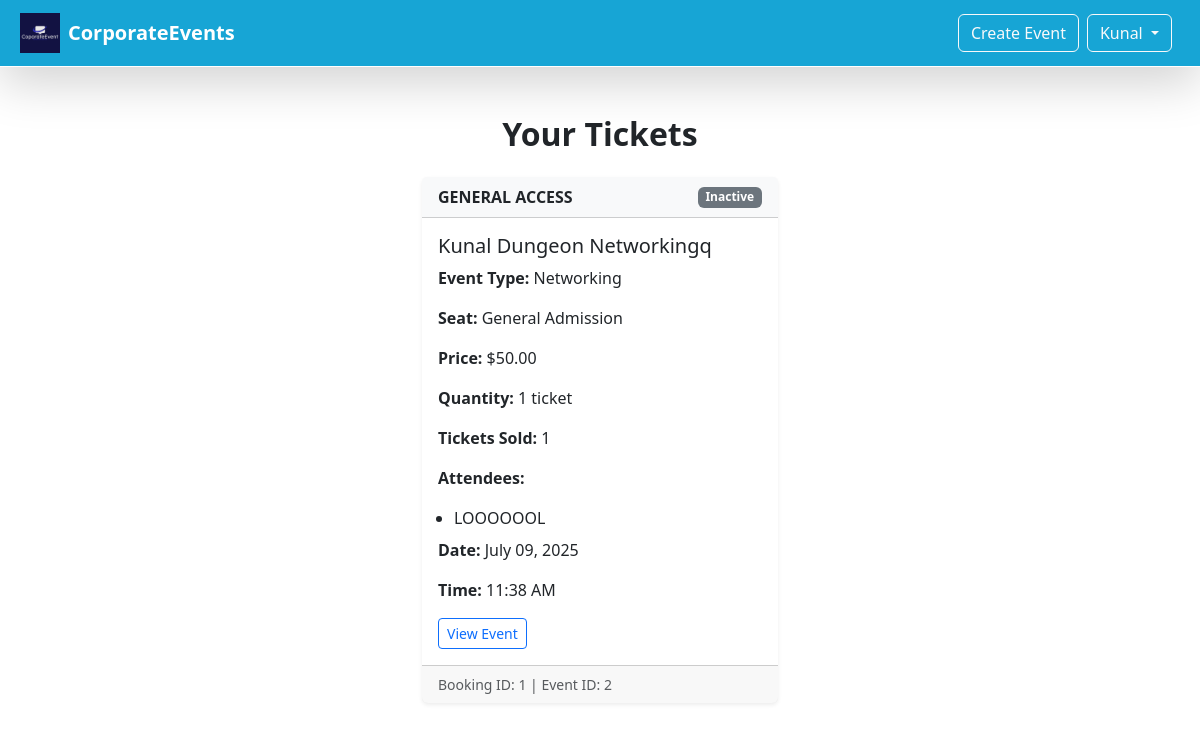
Page /tickets (signed in) on the committed database.
### website/models.py (models this page shows, shortened)
class User(db.Model, UserMixin):
    __tablename__ = 'users'
    id = db.Column(db.Integer, primary_key=True)
    first_name = db.Column(db.String(50), nullable=False)
    last_name = db.Column(db.String(50), nullable=False)
    email = db.Column(db.String(100), nullable=False, unique=True)
    contact = db.Column(db.String(15), nullable=False)
    address = db.Column(db.String(200), nullable=False)
    user_name = db.Column(db.String(100), nullable=False, unique=True)
    password = db.Column(db.String(200), nullable=False)

class Ticket(db.Model):
    __tablename__ = 'tickets'
    id = db.Column(db.Integer, primary_key=True)
    booking_id = db.Column(db.Integer, db.ForeignKey('bookings.id'), nullable=False)
    event_id = db.Column(db.Integer, db.ForeignKey('events.id'), nullable=False)
    price = db.Column(db.Float, nullable=False)
    seat_number = db.Column(db.String(10), nullable=True)
    ticket_type = db.Column(db.String(50), nullable=False)
    attendee_name = db.Column(db.String(100), nullable=True)

class Event(db.Model):
    __tablename__ = 'events'
    id = db.Column(db.Integer, primary_key=True)
    event_name = db.Column(db.String(100), nullable=False)
    description = db.Column(db.Text, nullable=False)
    event_type = db.Column(db.String(100), nullable=False)
    checkin_date = db.Column(db.DateTime, nullable=False)
    checkout_date = db.Column(db.DateTime, nullable=False)
    checkin_time = db.Column(db.DateTime, nullable=False)
    checkout_time = db.Column(db.DateTime, nullable=False)
    status = db.Column(db.String(50), nullable=False)
    file_name = db.Column(db.String(999), nullable=True)
    bookings = db.relationship('Booking', backref='event', lazy=True)
    tickets = db.relationship('Ticket', backref='event', lazy=True)
    reviews = db.relationship('Review', backref='event', lazy=True)
    user_id = db.Column(db.Integer, db.ForeignKey('users.id'), nullable=False)
    owner = db.relationship('User', backref='events', lazy=True)
    def tickets_sold(self):
        return len(self.tickets)

### website/views.py (the view)
@main_bp.route('/tickets')
@login_required
def view_tickets():
    all_tickets = (
        db.session.query(Ticket)
        .join(Booking)
        .filter(Booking.user_id == current_user.id)
        .all()
    )
    grouped = defaultdict(list)
    for ticket in all_tickets:
        key = (ticket.event_id, ticket.ticket_type)
        grouped[key].append(ticket)
    ticket_groups = []
    for (event_id, ticket_type), tickets in grouped.items():
        event = tickets[0].event
        booking_id = tickets[0].booking_id
        ticket_groups.append({
            'event': event,
            'ticket_type': ticket_type,
            'price': tickets[0].price,
            'quantity': len(tickets),
            'booking_id': booking_id,
            'tickets': tickets
        })
    return render_template('tickets.html', ticket_groups=ticket_groups)

### website/__init__.py (called while the page is built)
def create_app():
    app = Flask(__name__)
    app.config['SECRET_KEY'] = 'somesecretkey'
    app.config['SQLALCHEMY_DATABASE_URI'] = 'sqlite:///sqllite_database.db'
    app.config['UPLOAD_FOLDER'] = 'website/static/upload'
    db.init_app(app)
    bcrypt.init_app(app)
    login_manager.init_app(app)
    login_manager.login_view = 'auth.login'
    Bootstrap5(app)
    from .models import User
    @login_manager.user_loader
    def load_user(user_id):
        return db.session.get(User, int(user_id))
    from . import views, auth
    app.register_blueprint(views.main_bp)
    app.register_blueprint(auth.auth_bp)
    return app

### website/templates/tickets.html
{% extends 'base.html' %}
{% block content %}
<main>
  <div class="container my-5">
    <h2 class="text-center fw-bold mb-4">Your Tickets</h2>
    <div class="row row-cols-1 row-cols-md-2 row-cols-lg-3 g-4 justify-content-center">
      {% for group in ticket_groups %}
        <div class="col">
          <div class="card shadow-sm border-0 h-100">
            <div class="card-header bg-light d-flex justify-content-between align-items-center">
              <span class="fw-bold text-uppercase">{{ group.ticket_type }}</span>
              <span class="badge bg-{{ 'success' if group.event.status == 'Open' else 'secondary' }}">{{ group.event.status }}</span>
            </div>
            <div class="card-body">
              <h5 class="card-title">{{ group.event.event_name }}</h5>
              <p><strong>Event Type:</strong> {{ group.event.event_type }}</p>
              <p><strong>Seat:</strong> General Admission</p>
              <p><strong>Price:</strong> ${{ "%.2f"|format(group.price) }}</p>
              <p><strong>Quantity:</strong> {{ group.quantity }} ticket{{ 's' if group.quantity > 1 }}</p>
              <p><strong>Tickets Sold:</strong> {{ group.event.tickets_sold() }}</p>
              {% if group.tickets %}
                <p><strong>Attendees:</strong></p>
                <ul class="ps-3 mb-2">
                  {% for ticket in group.tickets %}
                    <li>{{ ticket.attendee_name }}</li>
                  {% endfor %}
                </ul>
              {% endif %}
              <p><strong>Date:</strong> {{ group.event.checkin_date.strftime('%B %d, %Y') }}</p>
              <p><strong>Time:</strong> {{ group.event.checkin_time.strftime('%I:%M %p') }}</p>
              <a href="{{ url_for('main.view_event', event_id=group.event.id) }}" class="btn btn-outline-primary btn-sm">View Event</a>
            </div>
            <div class="card-footer text-muted small">
              Booking ID: {{ group.booking_id }} | Event ID: {{ group.event.id }}
            </div>
          </div>
        </div>
      {% endfor %}
    </div>
  </div>
</main>
{% endblock %}

### website/templates/base.html (shortened to what this page needs)
<html>
<head>
    <link href="https://cdn.jsdelivr.net/npm/bootstrap@5.3.2/dist/css/bootstrap.min.css" rel="stylesheet">
</head>
<body>
    <header>
        <nav class="navbar navbar-expand-lg shadow-lg p-2 border-bottom border-white" style="background-color: #17a5d5;">
            <div class="container-fluid">
                <a class="navbar-brand text-white fw-bold d-flex align-items-center" href="{{ url_for('main.index') }}">
                <img src="{{ url_for('static', filename='img/logo.png') }}" alt="Logo" width="40" height="40" class="me-2">
                CorporateEvents
                </a>
                <div class="collapse navbar-collapse" id="navbarNav">
                <div class="d-flex align-items-center">
                    <a href="{{ url_for('main.create_event') }}"
                    class="btn btn-outline-light me-2 btn-navcreateevent d-flex justify-content-center align-items-center"
                    role="button">
                    Create Event
                    </a>
                    {% if current_user.is_authenticated %}
                    <div class="dropdown me-2">
                        <button class="btn btn-outline-light dropdown-toggle" type="button" id="userDropdown" data-bs-toggle="dropdown" aria-expanded="false">
                        {{ current_user.first_name }}
                        </button>
                    </div>
                    {% endif %}
                </div>
                </div>
            </div>
        </nav>
    </header>
    {% block content %}
    {% endblock %}
</body>
</html>

### rows in the picture
User: first_name "Kunal"
Ticket: ticket_type "GENERAL ACCESS", event.status "Inactive", event.event_name "Kunal Dungeon Networkingq", event.event_type "Networking", price "50.00", quantity "1", event.tickets_sold "1", attendee_name "LOOOOOOL", event.checkin_date "July 09, 2025", event.checkin_time "11:38 AM", booking_id "1", event.id "2"
